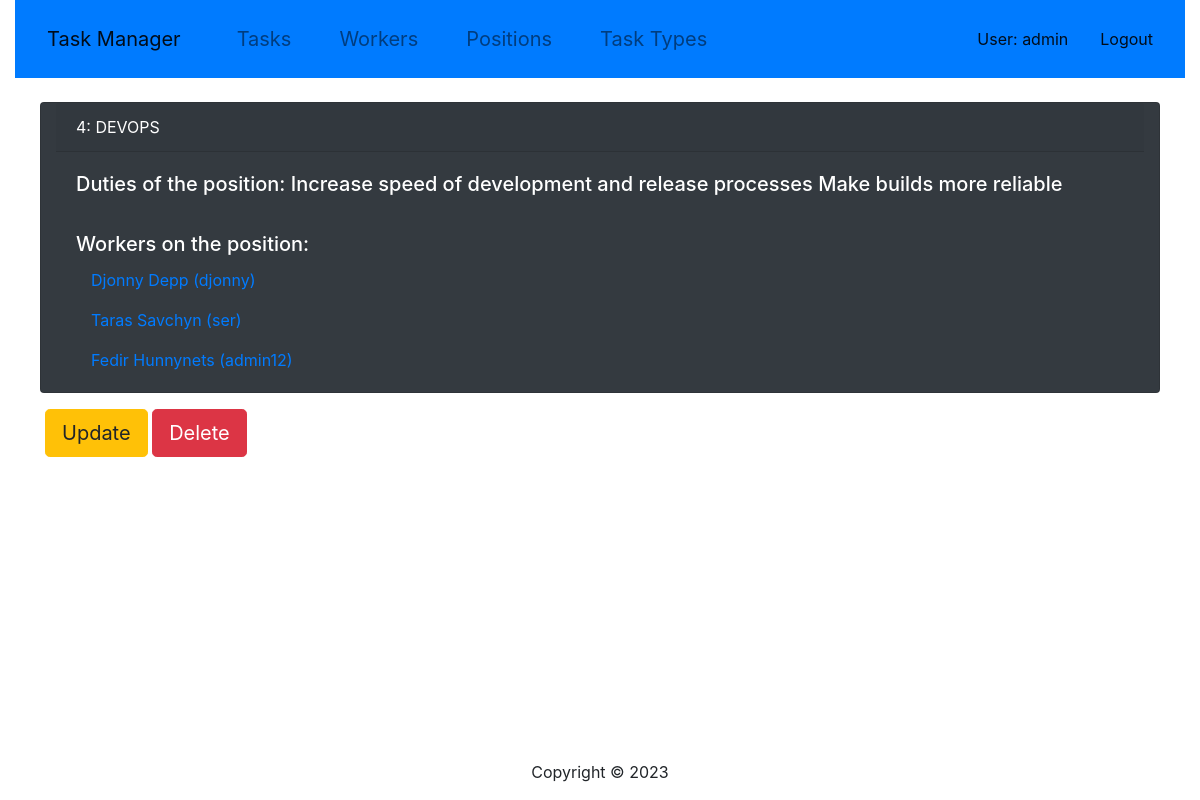
/positions/4/ (signed in), run on the app's committed database.
### task_manager/models.py (models this page shows, shortened)
class Worker(AbstractUser):
    photo = models.ImageField(upload_to="images/%Y/%m/%d", blank=True, null=True)
    position = models.ForeignKey(
        Position, on_delete=models.CASCADE, blank=True, null=True
    )
    class Meta:
        ordering = ["position"]
    def get_absolute_url(self):
        return reverse("task-manager:worker-detail", kwargs={"pk": self.pk})

class Position(models.Model):
    name = models.CharField(max_length=63, unique=True)
    duties = models.TextField(blank=True, null=True)
    class Meta:
        ordering = ["name"]

### task_manager/views.py (the view)
class PositionListDetailView(LoginRequiredMixin, generic.DetailView):
    model = Position

### templates/task_manager/position_detail.html
{% extends "base.html" %}
{% block content %}
  <br>
    <div class="card text-white bg-dark mb-3 container" style="max-width: 70rem;">
    <div class="card-header text-uppercase">{{ position.id }}: {{ position.name }}</div>
    <div class="card-body">
      <h5 class="card-title">Duties of the position: {{ position.duties }}</h5>
      <br>
      <h5 class="card-title">Workers on the position: </h5>
      {% if position %}
      {% for worker in position.worker_set.all %}
        <p class="card-text container"><a href="{% url "task-manager:worker-detail" pk=worker.pk %}"> {{ worker.first_name }} {{ worker.last_name }} ({{ worker.username }}) </a></p>
      {% endfor %}
      {% else %}
        <p class="card-text container"> There are no workers on the type.</p>
      {% endif %}
    </div>
  </div>
  <div class="container">
    <a class="btn btn-warning btn-lg" href="{% url "task_manager:position-update" pk=position.pk %}">Update</a>
    <a class="btn btn-danger btn-lg" href="{% url "task_manager:position-delete" pk=position.pk %}">Delete</a>
  </div>
{% endblock %}

### templates/includes/sidebar.html (shortened to what this page needs)
<nav class="navbar navbar-expand-lg navbar-light bg-primary active">
  <a class="navbar-brand btn-lg" href="{% url "task-manager:index" %}">Task Manager</a>
  <div class="collapse navbar-collapse" id="navbarText">
    <ul class="navbar-nav mr-auto">
      <li class="nav-item btn-lg ">
        <a class="nav-link" href="{% url "task-manager:task-list" %}">Tasks</a>
      </li>
      <li class="nav-item btn-lg ">
        <a class="nav-link" href="{% url "task-manager:worker-list" %}">Workers</a>
      </li>
      <li class="nav-item btn-lg ">
        <a class="nav-link" href="{% url "task-manager:position-list" %}">Positions</a>
      </li>
      <li class="nav-item btn-lg ">
        <a class="nav-link" href="{% url "task-manager:task-type-list" %}">Task Types</a>
      </li>
    </ul>
    {% if user.is_authenticated %}
      <span class="navbar-text">
        <a class="nav-link" href="{{ user.get_absolute_url }}">User: {{ user.get_username }}</a>
      </span>
      <span class="navbar-text">
        <a class="nav-link" href="{% url 'logout'%}?next={{request.path}}">Logout</a>
      </span>
      {% endif %}
  </div>
</nav>

### static/css/styles.css (style rules this page uses)
* { box-sizing: border-box; }
body { margin: 0; display: flex; align-items: center; justify-content: center; height: max-content; }
a { text-decoration: none; }

### data on the page
Worker: get_username "admin"
Position: id "4", name "DEVOPS", duties "Increase speed of development and release processes Make builds more reliable"
Worker: first_name "Djonny", last_name "Depp", username "djonny"
Worker: first_name "Taras", last_name "Savchyn", username "ser"
Worker: first_name "Fedir", last_name "Hunnynets", username "admin12"
